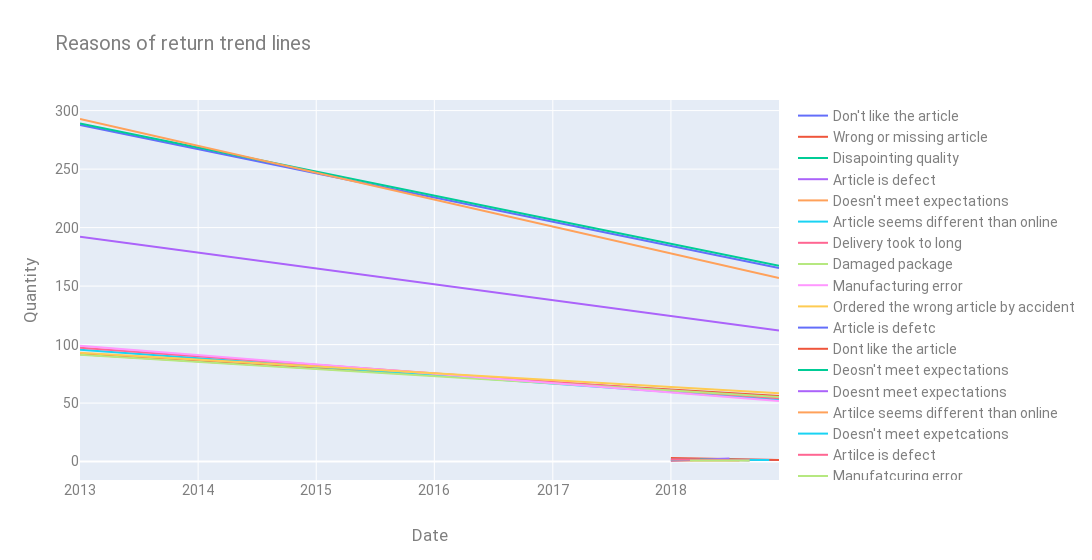

The notebook cell saved with this chart:
### Markdown cell above
## Decrease the number of returned products returned by 20%

### Code cell
graph_data = data[data['Has_Return_Reason'] == True].copy()

fig = go.Figure()

def predictReturnReasonQuantity(type):
    model_data = graph_data[graph_data['Reason_of_Return'] == type]
    model_data = model_data.groupby(['Order_Month']).size().reset_index(name='Quantity')
    x = pd.to_numeric(model_data['Order_Month'].to_numpy(), downcast='integer').reshape((-1, 1))
    y = model_data['Quantity'].to_numpy()
    model = LinearRegression().fit(x, y)
    fig.add_trace(go.Scatter(x=model_data['Order_Month'], y=model.predict(x),
                    mode='lines',
                    name=type))

for type in graph_data['Reason_of_Return'].unique():
    predictReturnReasonQuantity(type)

fig.update_layout(
    title_text="Reasons of return trend lines",
    xaxis_title="Date",
    yaxis_title="Quantity",
    width=1200,
    font=dict(
        family="Roboto",
        size=14,
        color="#7f7f7f"
    )
)

fig.show()
